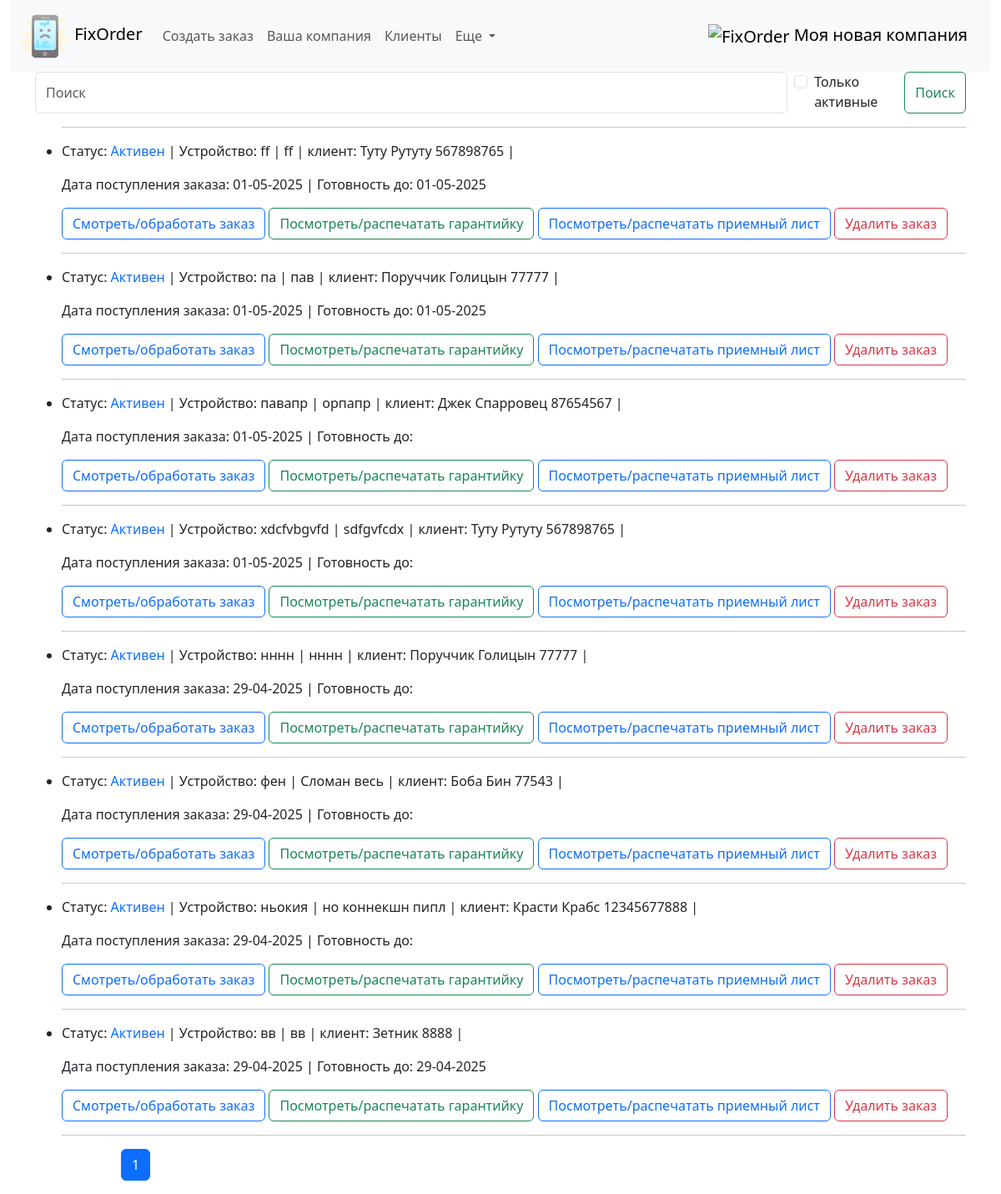
The page / on the database its author committed.
### fixorder/models.py (models this page shows, shortened)
class Company(models.Model):
    brand_name = models.CharField(max_length=255, unique=True, db_index=True, verbose_name='Название компании')
    official_name = models.CharField(max_length=255, blank=True, null=True, unique=True, db_index=True, verbose_name='Юридическое наименование')
    unp = models.DecimalField(max_digits=10, decimal_places=2, blank=True, null=True, verbose_name='УНП')
    phone = models.CharField(max_length=20, unique=True, verbose_name='Контактный номер')
    phone1 = models.CharField(max_length=20, blank=True, null=True, unique=True, verbose_name='Контактный номер')
    phone2 = models.CharField(max_length=20, blank=True, null=True, unique=True, verbose_name='Контактный номер')
    telegram = models.CharField(max_length=40, blank=True, null=True, verbose_name='Telegram')
    viber = models.CharField(max_length=20, blank=True, null=True, verbose_name='Viber')
    whatsapp = models.CharField(max_length=20, blank=True, null=True, verbose_name='Whattsapp')
    email = models.EmailField(max_length=50, blank=True, null=True, verbose_name='Электронная почта')
    adress = models.CharField(max_length=255, blank=True, null=True, unique=True, db_index=True, verbose_name='Адрес')
    postal_adress = models.CharField(max_length=255, blank=True, null=True, unique=True, verbose_name='Почтовый адрес')
    official_adress = models.CharField(max_length=255, blank=True, null=True, unique=True, verbose_name='Юридический адрес')
    photo = models.ImageField(upload_to="static/img/", blank=True, null=True, verbose_name="Логотип компании")

class Order(models.Model):
    order_client = models.ForeignKey(Client, related_name='client', null=True, on_delete=models.SET_NULL, verbose_name='Клиент')
    executor = models.ForeignKey(Employee, blank=True, null=True, related_name='executor', on_delete=models.SET_NULL, verbose_name='Исполнитель')
    time_create = models.DateTimeField(auto_now_add=True, verbose_name='Дата прихода')
    time_update = models.DateTimeField(auto_now=True, verbose_name='Дата изменения')
    time_demand = models.DateField(blank=True, null=True, verbose_name='Срок ремонта')
    time_away = models.DateTimeField(null=True, blank=True, verbose_name='Дата выдачи')
    device = models.CharField(max_length=255, verbose_name='Устройство')
    defect = models.TextField(max_length=400, verbose_name='Неисправность')
    device_password = models.CharField(max_length=50, blank=True, null=True, verbose_name='Пароль')
    device_exterior = models.TextField(max_length=400, blank=True, null=True, verbose_name='Внешний вид')
    initial_price = models.CharField(max_length=10, blank=True, null=True, verbose_name='Ориентировочная стоимость')
    prepaid = models.FloatField(max_length=10, blank=True, null=True, verbose_name='Предоплата')
    notes = models.TextField(max_length=500, blank=True, null=True, verbose_name='Заметки')
    total_price = models.DecimalField(max_digits=10, decimal_places=2, blank=True, default=0, verbose_name='Итоговая стоимость')
    status = models.ForeignKey(OrderStatus, on_delete=models.DO_NOTHING, default=4, related_name='related_order', verbose_name='Статус ремонта')
    conclusion = models.TextField(max_length=500, blank=True, null=True, verbose_name='Заключение мастера')
    remain_to_pay = models.DecimalField(max_digits=10, decimal_places=2, null=True, blank=True, default=0, verbose_name='Осталось оплатить')
    class Meta:
        verbose_name = "Заказы"
        verbose_name_plural = "Заказы"
        ordering = ["-time_create"]
        indexes = [models.Index(fields=["-time_create"]), models.Index(fields=["status"])]
    def get_absolute_url(self):
        return reverse('order', kwargs={'pk': self.pk})
    def get_warrantydoc_url(self):
        return reverse('warrantydoc', kwargs={'pk': self.pk})
    def get_commingdoc_url(self):
        return reverse('commingdoc', kwargs={'pk': self.pk})
    def get_delete_url(self):
        return reverse('delete', kwargs={'pk': self.pk})

class OrderStatus(models.Model):
    status = models.CharField(max_length=100, unique=True, db_index=True, verbose_name='Статус заказа')
    def __str__(self):
        return self.status

class Client(models.Model):
    name = models.CharField(max_length=255, unique=True, db_index=True, verbose_name='ФИО клиента') #unique=True,
    phone = models.CharField(max_length=20, db_index=True, verbose_name='Контактный номер')
    phone1 = models.CharField(max_length=20, db_index=True, blank=True, null=True, verbose_name='Дополнительный номер')
    telegram = models.CharField(max_length=40, blank=True, null=True, verbose_name='Telegram клиента')
    viber = models.CharField(max_length=20, blank=True, null=True, verbose_name='Viber клиента')
    whatsapp = models.CharField(max_length=20, blank=True, null=True, verbose_name='Whattsapp клиента')
    class Meta:
        verbose_name = 'Клиенты'
        verbose_name_plural = 'Клиенты'
        ordering = ['name']
        indexes = [models.Index(fields=['name'])]
    def __str__(self):
        return f'{self.name} {self.phone} {self.phone1}'

### fixorder/views.py (the view)
# urls.py: path('', views.Show_orderlist.as_view(), name='orderlist'),
class Show_orderlist(ListView):
    model = Order
    template_name = 'fixorder/orderlist.html'
    context_object_name = 'my_orders'
    paginate_by = 15
    extra_context = {'title': 'Главная страница', 'header': 'Ваши заказы'}
    def get_queryset(self):
        query = self.request.GET.get('q')
        checky = self.request.GET.get('cb')
        if not checky:
            if query:
                query = query.replace("\\", "")
                return Order.objects.filter(
                    Q(order_client__phone__iregex=query) | Q(order_client__name__iregex=query) | Q(
                        order_client__telegram__iregex=query))  # для PosgreSQL можно использовать __icontains
            return super().get_queryset()
        else:
            return Order.objects.filter(status__status="Активен").filter(
                    Q(order_client__phone__iregex=query) | Q(order_client__name__iregex=query) |
            Q(order_client__telegram__iregex=query))

### fixorder/templatetags/fixorder_tags.py (called while the page is built)
@register.simple_tag
def logo_url():
    return static('img/logo.png')

@register.simple_tag
def get_company_name():
    return Company.objects.get(pk=1).brand_name

### fixorder/templates/fixorder/orderlist.html (shortened to what this page needs)
{% extends 'fixorder/base.html' %}
{% block content %}
{% include 'fixorder/search_with_checkbox.html' %}
<ul>
     <hr>
	{% for myo in my_orders %}
    		<li><div>
	<p>Статус: {% if myo.status.status == "Активен" %}<span class="text-primary"> {{myo.status}}</span>
         {% elif myo.status.status == "Готов" %}<span class="text-success"> {{myo.status}}</span>
        {% elif myo.status.status == "Выдан без ремонта" %}<span class="text-secondary"> {{myo.status}}</span>
        {% elif myo.status.status == "Выдан" %}<span class="text-secondary"> {{myo.status}}</span> {% endif %}
                | Устройство: {{myo.device}} | {{myo.defect}} | клиент: {{myo.order_client}} | {{myo.client_phone}}
				</p>
	<p>Дата поступления заказа: {{myo.time_create|date:"d-m-Y"}} | Готовность до: {{myo.time_demand|date:"d-m-Y"}}</p>
<p>
<a href="{{ myo.get_absolute_url }}" class="btn btn-outline-primary">Смотреть/обработать заказ</a>
<a href="{{ myo.get_warrantydoc_url }}" class="btn btn-outline-success">Посмотреть/распечатать гарантийку</a>
<a href="{{ myo.get_commingdoc_url }}" class="btn btn-outline-primary">Посмотреть/распечатать приемный лист</a>
    <a href="{{ myo.get_delete_url }}" class="btn btn-outline-danger">Удалить заказ</a>
</p>
    </div></li>
 <hr>
	{% endfor %}
</ul>
{% endblock %}

### fixorder/templates/fixorder/navbar.html (shortened to what this page needs)
{% load fixorder_tags %}
<nav class="navbar navbar-expand-lg bg-body-tertiary">
  <div class="container-fluid">
    <a class="navbar-brand" href="/">
      <img src="/static/img/br_phone.png" alt="" height="60">
      FixOrder
    </a>
    <div class="collapse navbar-collapse" id="navbarSupportedContent">
      <ul class="navbar-nav me-auto mb-2 mb-lg-0">
        <li class="nav-item">
          <a class="nav-link" href="/neworder">Создать заказ</a>
        </li>
        <li class="nav-item">
          <a class="nav-link" href="/company">Ваша компания</a>
        </li>
        <li class="nav-item">
          <a class="nav-link" href="/clientlist">Клиенты</a>
        </li>
        <li class="nav-item dropdown">
          <a class="nav-link dropdown-toggle" href="#" role="button" data-bs-toggle="dropdown" aria-expanded="false">
            Еще
          </a>
        </li>
      </ul>
    </div>
    <a class="navbar-brand" href="/">
      <img src="{% logo_url %}" alt="FixOrder" height="60">
      {% get_company_name %}
    </a>
    </div>
</nav>

### rows shown on the page
Company: brand_name "Моя новая компания"
Order: status "Активен", device "ff", defect "ff", order_client "Туту Рутуту 567898765", time_create "01-05-2025", time_demand "01-05-2025"
Order: status "Активен", device "па", defect "пав", order_client "Поруччик Голицын 77777", time_create "01-05-2025", time_demand "01-05-2025"
Order: status "Активен", device "павапр", defect "орпапр", order_client "Джек Спарровец 87654567", time_create "01-05-2025"
Order: status "Активен", device "xdcfvbgvfd", defect "sdfgvfcdx", order_client "Туту Рутуту 567898765", time_create "01-05-2025"
Order: status "Активен", device "нннн", defect "нннн", order_client "Поруччик Голицын 77777", time_create "29-04-2025"
Order: status "Активен", device "фен", defect "Сломан весь", order_client "Боба Бин 77543", time_create "29-04-2025"
Order: status "Активен", device "ньокия", defect "но коннекшн пипл", order_client "Красти Крабс 12345677888", time_create "29-04-2025"
Order: status "Активен", device "вв", defect "вв", order_client "Зетник 8888", time_create "29-04-2025", time_demand "29-04-2025"

### other values the page prints
{{ num }} "1"
